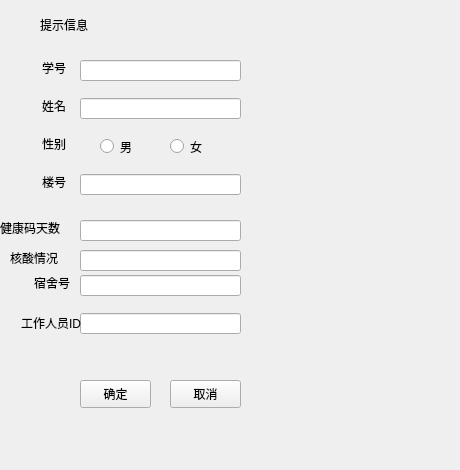
<?xml version="1.0" encoding="UTF-8"?>
<ui version="4.0">
 <class>Xbox</class>
 <widget class="QWidget" name="Xbox">
  <property name="geometry">
   <rect>
    <x>0</x>
    <y>0</y>
    <width>460</width>
    <height>470</height>
   </rect>
  </property>
  <property name="windowTitle">
   <string>学生信息盒</string>
  </property>
  <property name="windowIcon">
   <iconset>
    <normaloff>../../收藏夹/iCloud Photos/Downloads/2019/IMG_0574.PNG</normaloff>../../收藏夹/iCloud Photos/Downloads/2019/IMG_0574.PNG</iconset>
  </property>
  <widget class="QLineEdit" name="DIDEdit">
   <property name="geometry">
    <rect>
     <x>80</x>
     <y>275</y>
     <width>161</width>
     <height>21</height>
    </rect>
   </property>
   <property name="clearButtonEnabled">
    <bool>true</bool>
   </property>
  </widget>
  <widget class="QLineEdit" name="MIDEdit">
   <property name="geometry">
    <rect>
     <x>80</x>
     <y>313</y>
     <width>161</width>
     <height>21</height>
    </rect>
   </property>
   <property name="clearButtonEnabled">
    <bool>true</bool>
   </property>
  </widget>
  <widget class="QPushButton" name="cancelButton">
   <property name="geometry">
    <rect>
     <x>170</x>
     <y>380</y>
     <width>71</width>
     <height>28</height>
    </rect>
   </property>
   <property name="text">
    <string>取消</string>
   </property>
  </widget>
  <widget class="QLabel" name="label_2">
   <property name="geometry">
    <rect>
     <x>25</x>
     <y>98</y>
     <width>41</width>
     <height>16</height>
    </rect>
   </property>
   <property name="text">
    <string>姓名</string>
   </property>
   <property name="alignment">
    <set>Qt::AlignRight|Qt::AlignTrailing|Qt::AlignVCenter</set>
   </property>
  </widget>
  <widget class="QLineEdit" name="DorEdit">
   <property name="geometry">
    <rect>
     <x>80</x>
     <y>174</y>
     <width>161</width>
     <height>21</height>
    </rect>
   </property>
   <property name="clearButtonEnabled">
    <bool>true</bool>
   </property>
  </widget>
  <widget class="QLabel" name="label">
   <property name="geometry">
    <rect>
     <x>25</x>
     <y>60</y>
     <width>41</width>
     <height>16</height>
    </rect>
   </property>
   <property name="text">
    <string>学号</string>
   </property>
   <property name="alignment">
    <set>Qt::AlignRight|Qt::AlignTrailing|Qt::AlignVCenter</set>
   </property>
  </widget>
  <widget class="QLabel" name="label_5">
   <property name="geometry">
    <rect>
     <x>25</x>
     <y>275</y>
     <width>45</width>
     <height>16</height>
    </rect>
   </property>
   <property name="text">
    <string>宿舍号</string>
   </property>
   <property name="alignment">
    <set>Qt::AlignRight|Qt::AlignTrailing|Qt::AlignVCenter</set>
   </property>
  </widget>
  <widget class="QLabel" name="msg">
   <property name="geometry">
    <rect>
     <x>40</x>
     <y>17</y>
     <width>201</width>
     <height>16</height>
    </rect>
   </property>
   <property name="text">
    <string>提示信息</string>
   </property>
  </widget>
  <widget class="QLabel" name="label_4">
   <property name="geometry">
    <rect>
     <x>25</x>
     <y>174</y>
     <width>41</width>
     <height>16</height>
    </rect>
   </property>
   <property name="text">
    <string>楼号</string>
   </property>
   <property name="alignment">
    <set>Qt::AlignRight|Qt::AlignTrailing|Qt::AlignVCenter</set>
   </property>
  </widget>
  <widget class="QLineEdit" name="SnameEdit">
   <property name="geometry">
    <rect>
     <x>80</x>
     <y>98</y>
     <width>161</width>
     <height>21</height>
    </rect>
   </property>
   <property name="clearButtonEnabled">
    <bool>true</bool>
   </property>
  </widget>
  <widget class="QLabel" name="label_6">
   <property name="geometry">
    <rect>
     <x>0</x>
     <y>313</y>
     <width>81</width>
     <height>20</height>
    </rect>
   </property>
   <property name="text">
    <string>工作人员ID</string>
   </property>
   <property name="alignment">
    <set>Qt::AlignRight|Qt::AlignTrailing|Qt::AlignVCenter</set>
   </property>
  </widget>
  <widget class="QRadioButton" name="nanButton">
   <property name="geometry">
    <rect>
     <x>100</x>
     <y>137</y>
     <width>41</width>
     <height>19</height>
    </rect>
   </property>
   <property name="text">
    <string>男</string>
   </property>
  </widget>
  <widget class="QLabel" name="label_3">
   <property name="geometry">
    <rect>
     <x>25</x>
     <y>136</y>
     <width>41</width>
     <height>16</height>
    </rect>
   </property>
   <property name="text">
    <string>性别</string>
   </property>
   <property name="alignment">
    <set>Qt::AlignRight|Qt::AlignTrailing|Qt::AlignVCenter</set>
   </property>
  </widget>
  <widget class="QRadioButton" name="nvButton">
   <property name="geometry">
    <rect>
     <x>170</x>
     <y>137</y>
     <width>41</width>
     <height>19</height>
    </rect>
   </property>
   <property name="text">
    <string>女</string>
   </property>
  </widget>
  <widget class="QPushButton" name="okButton">
   <property name="geometry">
    <rect>
     <x>80</x>
     <y>380</y>
     <width>71</width>
     <height>28</height>
    </rect>
   </property>
   <property name="text">
    <string>确定</string>
   </property>
  </widget>
  <widget class="QLineEdit" name="SIDEdit">
   <property name="geometry">
    <rect>
     <x>80</x>
     <y>60</y>
     <width>161</width>
     <height>21</height>
    </rect>
   </property>
   <property name="readOnly">
    <bool>false</bool>
   </property>
   <property name="clearButtonEnabled">
    <bool>true</bool>
   </property>
  </widget>
  <widget class="QLabel" name="label_8">
   <property name="geometry">
    <rect>
     <x>0</x>
     <y>220</y>
     <width>81</width>
     <height>16</height>
    </rect>
   </property>
   <property name="text">
    <string>健康码天数</string>
   </property>
  </widget>
  <widget class="QLineEdit" name="isHethdayEdit">
   <property name="geometry">
    <rect>
     <x>80</x>
     <y>220</y>
     <width>161</width>
     <height>21</height>
    </rect>
   </property>
  </widget>
  <widget class="QLineEdit" name="ishethEdit">
   <property name="geometry">
    <rect>
     <x>80</x>
     <y>250</y>
     <width>161</width>
     <height>21</height>
    </rect>
   </property>
  </widget>
  <widget class="QLabel" name="label_9">
   <property name="geometry">
    <rect>
     <x>10</x>
     <y>250</y>
     <width>72</width>
     <height>15</height>
    </rect>
   </property>
   <property name="text">
    <string>核酸情况</string>
   </property>
  </widget>
 </widget>
 <resources/>
 <connections/>
</ui>
